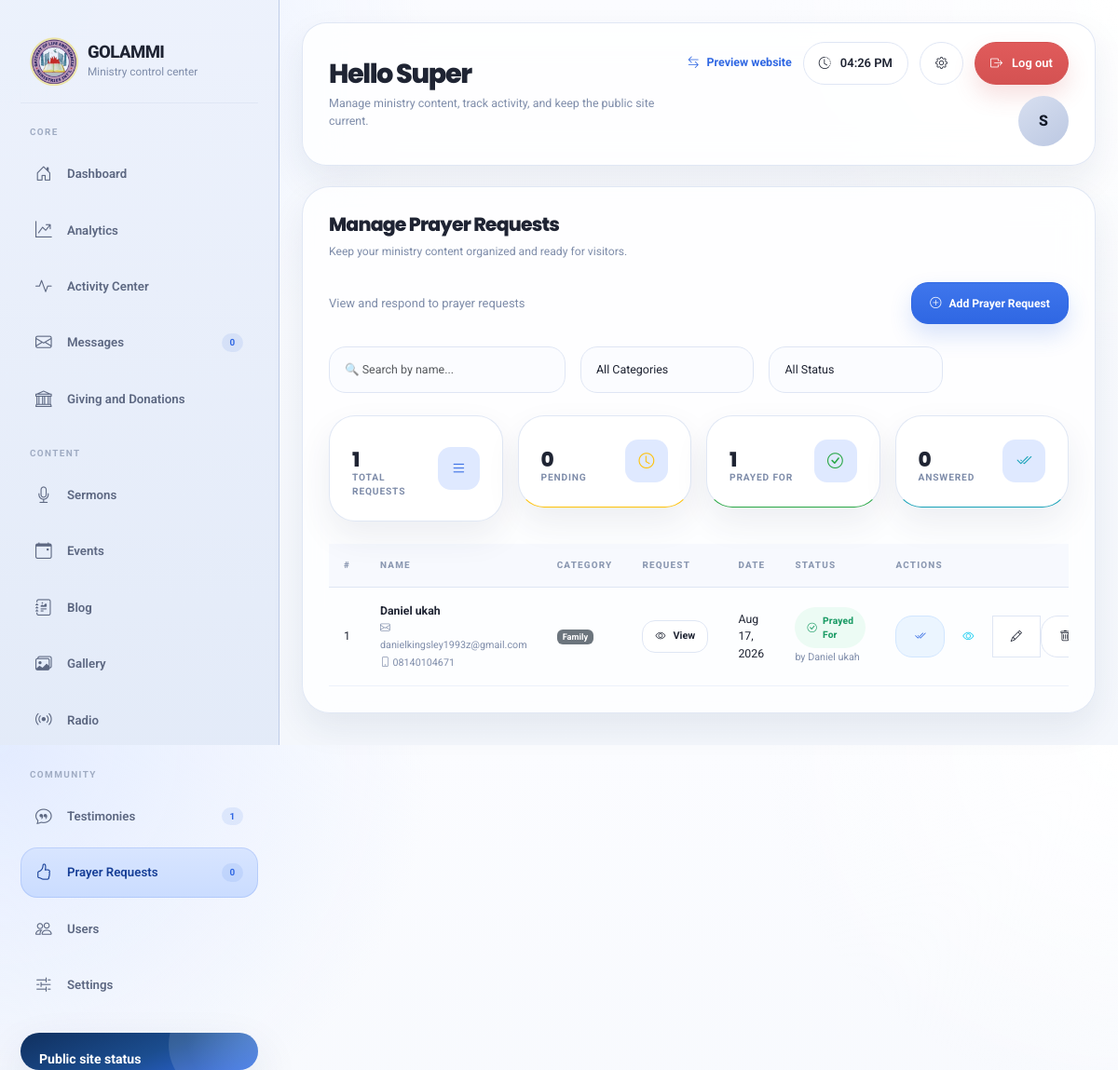
Before: /admin/prayer-requests (signed in) with the older database file.
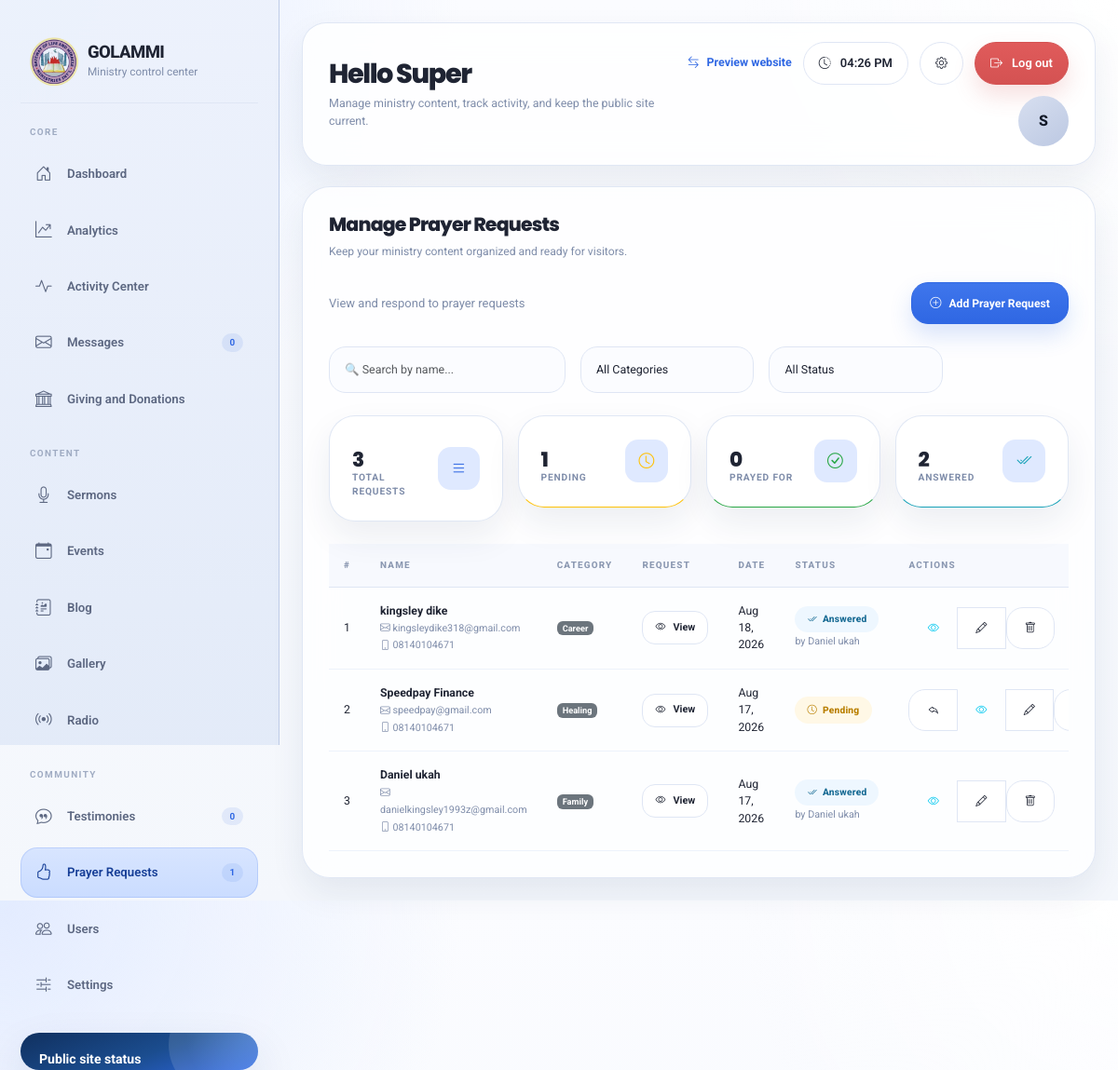
After: the same page with the newer database file.
### models/prayer.py (models this page shows, shortened)
class PrayerRequest(db.Model):
    __tablename__ = 'prayer_requests'
    id = db.Column(db.Integer, primary_key=True)
    full_name = db.Column(db.String(100), nullable=False)
    email = db.Column(db.String(120))
    phone = db.Column(db.String(20))
    category = db.Column(db.String(50), nullable=False)
    request = db.Column(db.Text, nullable=False)
    is_anonymous = db.Column(db.Boolean, default=False)
    is_prayed_for = db.Column(db.Boolean, default=False)
    is_answered = db.Column(db.Boolean, default=False)
    response = db.Column(db.Text)
    responded_by = db.Column(db.Integer, db.ForeignKey('users.id'))
    responded_at = db.Column(db.DateTime)
    created_at = db.Column(db.DateTime, default=datetime.utcnow)
    updated_at = db.Column(db.DateTime, default=datetime.utcnow, onupdate=datetime.utcnow)
    responder = db.relationship('User', foreign_keys=[responded_by])

### models/user.py (models this page shows, shortened)
class User(UserMixin, db.Model):
    __tablename__ = "users"
    id = db.Column(db.Integer, primary_key=True)
    username = db.Column(db.String(80), unique=True, nullable=False)
    email = db.Column(db.String(120), unique=True, nullable=False)
    password_hash = db.Column(db.String(255), nullable=False)
    full_name = db.Column(db.String(120), nullable=False)
    role = db.Column(
        db.String(50), nullable=False, default="admin"
    )  # super_admin, admin, moderator, editor
    is_active = db.Column(db.Boolean, default=True)
    created_at = db.Column(db.DateTime, default=datetime.utcnow)
    updated_at = db.Column(
        db.DateTime, default=datetime.utcnow, onupdate=datetime.utcnow
    )
    last_login = db.Column(db.DateTime)
    created_sermons = db.relationship(
        "Sermon", backref="creator", lazy=True, foreign_keys="Sermon.created_by"
    )
    updated_sermons = db.relationship(
        "Sermon", backref="updater", lazy=True, foreign_keys="Sermon.updated_by"
    )
    created_events = db.relationship(
        "Event", backref="creator", lazy=True, foreign_keys="Event.created_by"
    )
    updated_events = db.relationship(
        "Event", backref="updater", lazy=True, foreign_keys="Event.updated_by"
    )
    created_blog_posts = db.relationship(
        "BlogPost", backref="creator", lazy=True, foreign_keys="BlogPost.created_by"
    )
    updated_blog_posts = db.relationship(
        "BlogPost", backref="updater", lazy=True, foreign_keys="BlogPost.updated_by"
    )
    def is_super_admin(self):
        return self.role == "super_admin"
    def is_admin(self):
        return self.role in ["super_admin", "admin"]

### routes/admin.py (the view)
@admin_bp.route('/prayer-requests')
@login_required
@admin_required
def prayer_requests():
    page = request.args.get('page', 1, type=int)
    paginated = PrayerRequest.query.order_by(PrayerRequest.created_at.desc()).paginate(page=page, per_page=10)
    for prayer in paginated.items:
        if prayer.responded_by:
            prayer.responded_by_user = User.query.get(prayer.responded_by)
    total = PrayerRequest.query.count()
    pending_count = PrayerRequest.query.filter_by(is_prayed_for=False).count()
    prayed_count = PrayerRequest.query.filter_by(is_prayed_for=True, is_answered=False).count()
    answered_count = PrayerRequest.query.filter_by(is_answered=True).count()
    class PrayerWrapper:
        def __init__(self, items, page, per_page, total, pages, has_prev, has_next, prev_num, next_num):
            self.items = items
            self.page = page
            self.per_page = per_page
            self.total = total
            self.pages = pages
            self.has_prev = has_prev
            self.has_next = has_next
            self.prev_num = prev_num
            self.next_num = next_num
            self.pending_count = pending_count
            self.prayed_count = prayed_count
            self.answered_count = answered_count
    wrapper = PrayerWrapper(
        items=paginated.items,
        page=paginated.page,
        per_page=paginated.per_page,
        total=total,
        pages=paginated.pages,
        has_prev=paginated.has_prev,
        has_next=paginated.has_next,
        prev_num=paginated.prev_num,
        next_num=paginated.next_num
    )
    return render_template('admin/prayer_requests.html',
                           prayers=paginated,
                           total=total,
                           pending_count=pending_count,
                           prayed_count=prayed_count,
                           answered_count=answered_count)

### routes/admin.py (called while the page is built)
@admin_bp.app_context_processor
def inject_admin_sidebar_counts():
    try:
        return {
            "contact_unread_count": ContactMessage.query.filter_by(is_read=False).count(),
            "prayer_pending_count": PrayerRequest.query.filter_by(is_prayed_for=False).count(),
            "testimony_pending_count": Testimony.query.filter_by(is_approved=False).count(),
        }
    except Exception:
        return {
            "contact_unread_count": 0,
            "prayer_pending_count": 0,
            "testimony_pending_count": 0,
        }

def admin_required(f):
    from functools import wraps
    @wraps(f)
    def decorated_function(*args, **kwargs):
        if not current_user.is_authenticated or not current_user.is_admin():
            flash("You need admin access for this page.", "danger")
            return redirect(url_for("auth.login"))
        return f(*args, **kwargs)
    return decorated_function

### routes/frontend.py (called while the page is built)
@frontend_bp.app_context_processor
def inject_frontend_event_modal():
    show_event_modal = request.endpoint == "frontend.index"
    return {
        "event_modal_event": get_event_modal_event() if show_event_modal else None,
    }

### templates/admin/prayer_requests.html (shortened to what the changed rows need)
{% extends "admin/base.html" %}
{% block content %}
<div class="row g-3 mb-4">
    <div class="col-md-3">
        <div class="admin-card">
            <div class="d-flex justify-content-between align-items-center">
                <div>
                    <div class="card-number">{{ total or 0 }}</div>
                    <div class="card-label">Total Requests</div>
                </div>
            </div>
        </div>
    </div>
    <div class="col-md-3">
        <div class="admin-card" style="border-bottom-color: #ffc107;">
            <div class="d-flex justify-content-between align-items-center">
                <div>
                    <div class="card-number">{{ pending_count or 0 }}</div>
                    <div class="card-label">Pending</div>
                </div>
            </div>
        </div>
    </div>
    <div class="col-md-3">
        <div class="admin-card" style="border-bottom-color: #28a745;">
            <div class="d-flex justify-content-between align-items-center">
                <div>
                    <div class="card-number">{{ prayed_count or 0 }}</div>
                    <div class="card-label">Prayed For</div>
                </div>
            </div>
        </div>
    </div>
    <div class="col-md-3">
        <div class="admin-card" style="border-bottom-color: #17a2b8;">
            <div class="d-flex justify-content-between align-items-center">
                <div>
                    <div class="card-number">{{ answered_count or 0 }}</div>
                    <div class="card-label">Answered</div>
                </div>
            </div>
        </div>
    </div>
</div>
<div class="table-responsive">
    <table class="table table-custom table-hover" id="prayerTable">
        <thead>
            <tr>
                <th>#</th>
                <th>Name</th>
                <th>Category</th>
                <th>Request</th>
                <th>Date</th>
                <th>Status</th>
                <th>Actions</th>
            </tr>
        </thead>
        <tbody>
            {% for prayer in prayers.items %}
            <tr>
                <td>{{ loop.index + (prayers.page - 1) * prayers.per_page }}</td>
                <td>
                    <strong>{{ prayer.full_name }}</strong>
                    <br>
                    <small class="text-muted">
                        {% if prayer.email %}
                        <i class="bi bi-envelope"></i> {{ prayer.email }}
                        {% endif %}
                        {% if prayer.phone %}
                        <br><i class="bi bi-phone"></i> {{ prayer.phone }}
                        {% endif %}
                    </small>
                </td>
                <td><span class="badge bg-secondary">{{ prayer.category|title }}</span></td>
                <td>
                    <button type="button" class="btn btn-outline-gold btn-sm" data-bs-toggle="modal" data-bs-target="#viewRequestModal{{ prayer.id }}">
                        <i class="bi bi-eye"></i> View
                    </button>
                </td>
                <td>{{ prayer.created_at.strftime('%b %d, %Y') }}</td>
                <td>
                    {% if prayer.is_answered %}
                    <span class="status-badge answered">
                        <i class="bi bi-check2-all"></i> Answered
                    </span>
                    {% elif prayer.is_prayed_for %}
                    <span class="status-badge active">
                        <i class="bi bi-check-circle"></i> Prayed For
                    </span>
                    {% else %}
                    <span class="status-badge pending">
                        <i class="bi bi-clock"></i> Pending
                    </span>
                    {% endif %}
                    {% if prayer.responded_by_user %}
                    <br><small class="text-muted">by {{ prayer.responded_by_user.full_name }}</small>
                    {% endif %}
                </td>
                <td>
                    <div class="btn-group btn-group-sm">
                        {% if not prayer.is_prayed_for %}
                        <button type="button" class="btn btn-outline-gold" data-bs-toggle="modal" data-bs-target="#respondModal{{ prayer.id }}" title="Respond">
                            <i class="bi bi-reply"></i>
                        </button>
                        {% endif %}
                        {% if prayer.is_prayed_for and not prayer.is_answered %}
                        <form action="{{ url_for('admin.mark_answered', request_id=prayer.id) }}" method="POST" style="display: inline;">
                            <button type="submit" class="btn btn-info" title="Mark as Answered">
                                <i class="bi bi-check2-all"></i>
                            </button>
                        </form>
                        {% endif %}
                        <button type="button" class="btn btn-outline-info" title="View" data-bs-toggle="modal" data-bs-target="#viewRequestModal{{ prayer.id }}">
                            <i class="bi bi-eye"></i>
                        </button>
                        <a href="{{ url_for('admin.edit_prayer_request', request_id=prayer.id) }}" class="btn btn-outline-gold" title="Edit">
                            <i class="bi bi-pencil"></i>
                        </a>
                        <form action="{{ url_for('admin.delete_prayer', request_id=prayer.id) }}" method="POST" style="display: inline;" onsubmit="return confirm('Are you sure you want to delete this prayer request?');">
                            <button type="submit" class="btn btn-outline-danger" title="Delete">
                                <i class="bi bi-trash"></i>
                            </button>
                        </form>
                    </div>
                </td>
            </tr>
            {% endfor %}
        </tbody>
    </table>
</div>
{% endblock %}

### templates/admin/base.html (shortened to what the changed rows need)
<!DOCTYPE html>
<html lang="en">
<head>
    <link href="{{ url_for('static', filename='assets/vendor/bootstrap/css/bootstrap.min.css') }}" rel="stylesheet">
    <link href="{{ url_for('static', filename='assets/vendor/bootstrap-icons/bootstrap-icons.css') }}" rel="stylesheet">
    <link href="{{ url_for('static', filename='assets/vendor/aos/aos.css') }}" rel="stylesheet">
</head>
<body>
    <div class="admin-layout">
        <aside class="sidebar">
            <div class="sidebar-inner">
                <div class="brand">
                    <div class="brand-copy">
                        <h1>GOLAMMI</h1>
                    </div>
                </div>
                <div>
                    <nav class="nav">
                        <a class="nav-link {% if request.endpoint in ['admin.testimonies', 'admin.add_testimony', 'admin.edit_testimony'] %}active{% endif %}" href="{{ url_for('admin.testimonies') }}">
                            <i class="bi bi-chat-quote"></i>
                            <span>Testimonies</span>
                            <span class="badge">{{ testimony_pending_count or 0 }}</span>
                        </a>
                        <a class="nav-link {% if request.endpoint in ['admin.prayer_requests', 'admin.add_prayer_request', 'admin.edit_prayer_request'] %}active{% endif %}" href="{{ url_for('admin.prayer_requests') }}">
                            <i class="bi bi-hand-thumbs-up"></i>
                            <span>Prayer Requests</span>
                            <span class="badge">{{ prayer_pending_count or 0 }}</span>
                        </a>
                    </nav>
                </div>
            </div>
        </aside>
        <main class="main-content">
            <section class="topbar">
                <div class="topbar-copy">
                    <h2>{% block topbar_title %}Hello {{ current_user.full_name.split(' ')[0] if current_user.is_authenticated else 'Admin' }}{% endblock %}</h2>
                </div>
            </section>
            <section class="content-stage">
                {% block content %}{% endblock %}
            </section>
        </main>
    </div>
</body>
</html>

Changed rows visible on the page:
added PrayerRequest: full_name "kingsley dike", email "kingsleydike318@gmail.com", phone "08140104671", category "Career", created_at "Aug 18, 2026", is_answered True (drawn), responded_by_user.full_name "Daniel ukah"
added PrayerRequest: full_name "Speedpay Finance", email "speedpay@gmail.com", phone "08140104671", category "Healing", created_at "Aug 17, 2026", is_answered False (drawn)
changed PrayerRequest "danielkingsley1993z@gmail.com": is_answered "Prayed For" → "Answered"
Other visible differences:
{{ testimony_pending_count or 0 }}: "1" → "0"
{{ prayer_pending_count or 0 }}: "0" → "1"
{{ total or 0 }}: "1" → "3"
{{ pending_count or 0 }}: "0" → "1"
{{ prayed_count or 0 }}: "1" → "0"
{{ answered_count or 0 }}: "0" → "2"
